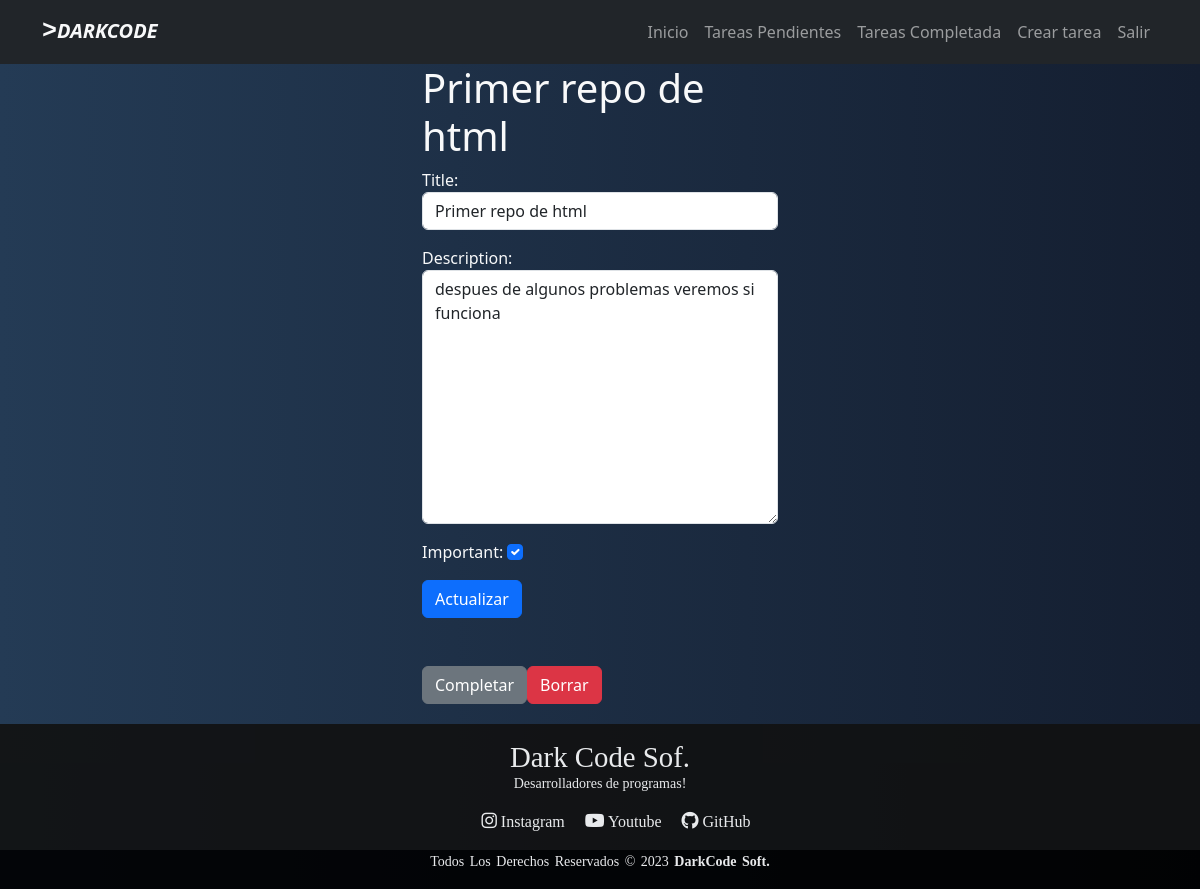
Screenshot of /tasks/3/ (signed in) with the database file from the repository.
### tasks/models.py (models this page shows, shortened)
class Task(models.Model):
    title = models.CharField(max_length=100)
    description = models.TextField(blank = True)
    created = models.DateTimeField(auto_now_add=True)
    datecompleted = models.DateTimeField(null=True)
    important = models.BooleanField(default=False)
    user = models.ForeignKey(User, on_delete = models.CASCADE)

### tasks/views.py (the view, shortened to what this page needs)
# urls.py: path('tasks/<int:task_id>/', views.task_detail, name = 'task_detail'),
@login_required
def task_detail(request, task_id):
    if request.method == 'GET':
        task = get_object_or_404(Task, pk=task_id, user = request.user)
        form = TaskForm(instance=task)
        return render(request, 'task_detail.html', {'task': task, 'form': form})

### tasks/forms.py
class TaskForm(forms.ModelForm):
    class Meta:
        model = Task
        fields = ['title','description','important']
        widgets ={
            'title': forms.TextInput(attrs = {'class': 'form-control', 'placeholder':'Escribe un titulo'}),
            'description': forms.Textarea(attrs = {'class': 'form-control', 'placeholder':'Escribe una descripcion'}),
            'important': forms.CheckboxInput(attrs = {'class': 'form-check-input'}),
        }

### tasks/templates/task_detail.html (shortened to what this page needs)
{% extends 'base.html' %}
{% block content %}
<main class="container">
    <div class="row">
        <div class="col-md-4 offset-md-4">
            <h1 class="text-light">{{task.title}}</h1>
            <form class="text-light" method="POST">
                {{form.as_p}}
                <button class="btn btn-primary">
                    Actualizar
                </button>
            </form>
            <div class="mt-5 d-flex">
                <form action="{% url 'complete_task' task.id %}" method="POST">
                    <button class="btn btn-secondary">
                        Completar
                    </button>
                </form>
                <form action="{% url 'delete_task' task.id %}" method="POST">
                    <button class="btn btn-danger">
                        Borrar
                    </button>
                </form>
            </div>
        </div>
    </div>
</main>
{% endblock %}

### djangocrud/static/css/estilo1.css (style rules this page uses)
* { margin: 0; padding: 0; box-sizing: border-box; }
html,body { height: 100%; }
body { background: #141E30; background: -webkit-linear-gradient(to right, #243B55, #141E30); background: linear-gradient(to right, #243B55, #141E30); min-height: 100%; display: flex; flex-direction: column; }
main { flex: 1; min-height: calc(100%-80px); }

### rows the page displays
Task: title "Primer repo de html", description "despues de algunos problemas veremos si funciona", important "☑"
